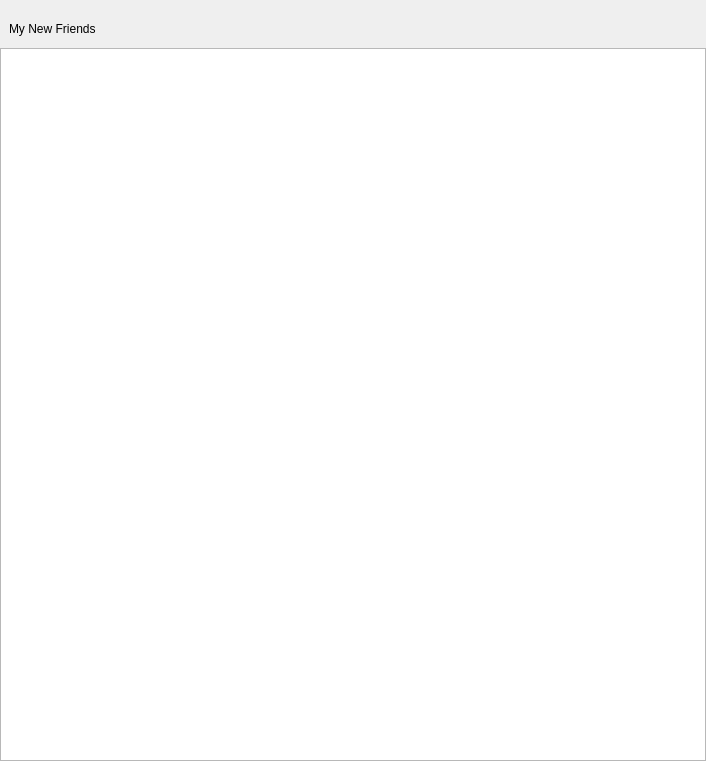
<?xml version="1.0" encoding="UTF-8"?>
<ui version="4.0">
 <class>AddNewUserStackWidget</class>
 <widget class="QWidget" name="AddNewUserStackWidget">
  <property name="geometry">
   <rect>
    <x>0</x>
    <y>0</y>
    <width>706</width>
    <height>761</height>
   </rect>
  </property>
  <property name="windowTitle">
   <string>Form</string>
  </property>
  <layout class="QVBoxLayout" name="verticalLayout">
   <property name="spacing">
    <number>0</number>
   </property>
   <property name="leftMargin">
    <number>0</number>
   </property>
   <property name="topMargin">
    <number>10</number>
   </property>
   <property name="rightMargin">
    <number>0</number>
   </property>
   <property name="bottomMargin">
    <number>0</number>
   </property>
   <item>
    <widget class="QWidget" name="new_friend_widget" native="true">
     <layout class="QHBoxLayout" name="horizontalLayout">
      <item>
       <widget class="QLabel" name="new_friend_label">
        <property name="text">
         <string>My New Friends</string>
        </property>
       </widget>
      </item>
      <item>
       <spacer name="horizontalSpacer">
        <property name="orientation">
         <enum>Qt::Orientation::Horizontal</enum>
        </property>
        <property name="sizeHint" stdset="0">
         <size>
          <width>585</width>
          <height>20</height>
         </size>
        </property>
       </spacer>
      </item>
     </layout>
    </widget>
   </item>
   <item>
    <widget class="QWidget" name="friend_display_widget" native="true">
     <layout class="QVBoxLayout" name="verticalLayout_2">
      <property name="spacing">
       <number>0</number>
      </property>
      <property name="leftMargin">
       <number>0</number>
      </property>
      <property name="topMargin">
       <number>0</number>
      </property>
      <property name="rightMargin">
       <number>0</number>
      </property>
      <property name="bottomMargin">
       <number>0</number>
      </property>
      <item>
       <widget class="NameCardWidgetShowList" name="friends_list">
        <property name="maximumSize">
         <size>
          <width>16777215</width>
          <height>16777215</height>
         </size>
        </property>
       </widget>
      </item>
     </layout>
    </widget>
   </item>
  </layout>
 </widget>
 <customwidgets>
  <customwidget>
   <class>NameCardWidgetShowList</class>
   <extends>QListWidget</extends>
   <header location="global">namecardwidgetshowlist.h</header>
  </customwidget>
 </customwidgets>
 <resources/>
 <connections/>
</ui>
